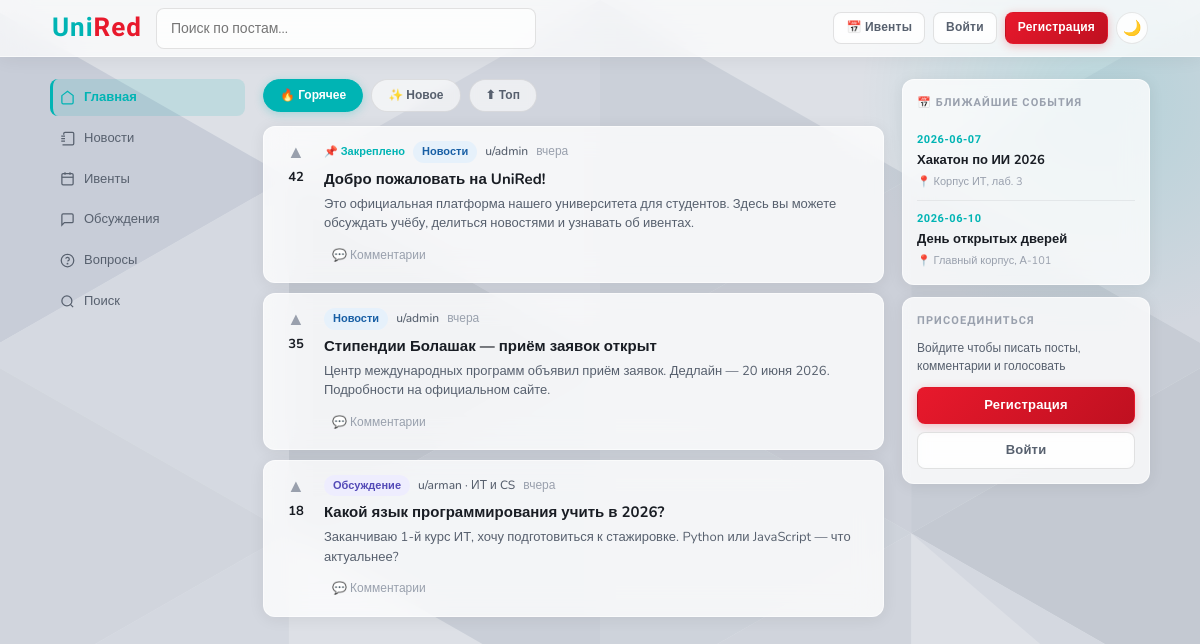
The page / on the database its author committed.
### tables this page shows
CREATE TABLE posts (
            id INTEGER PRIMARY KEY AUTOINCREMENT,
            user_id INTEGER NOT NULL,
            title TEXT NOT NULL,
            body TEXT NOT NULL,
            tag TEXT DEFAULT 'discuss',
            votes INTEGER DEFAULT 0,
            pinned INTEGER DEFAULT 0,
            created_at TEXT DEFAULT (datetime('now')),
            FOREIGN KEY (user_id) REFERENCES users(id)
        );

CREATE TABLE users (
            id INTEGER PRIMARY KEY AUTOINCREMENT,
            username TEXT UNIQUE NOT NULL,
            email TEXT UNIQUE NOT NULL,
            password TEXT NOT NULL,
            faculty TEXT DEFAULT '',
            role TEXT DEFAULT 'student',
            created_at TEXT DEFAULT (datetime('now'))
        , bio TEXT DEFAULT '');

CREATE TABLE events (
            id INTEGER PRIMARY KEY AUTOINCREMENT,
            user_id INTEGER NOT NULL,
            title TEXT NOT NULL,
            description TEXT NOT NULL,
            location TEXT DEFAULT '',
            event_date TEXT NOT NULL,
            created_at TEXT DEFAULT (datetime('now')),
            FOREIGN KEY (user_id) REFERENCES users(id)
        );

### app.py (the view)
@app.route('/')
def index():
    conn = get_db()
    tag = request.args.get('tag', '')
    sort = request.args.get('sort', 'hot')
    q = request.args.get('q', '')
    sql = '''SELECT p.*, u.username, u.faculty FROM posts p
             JOIN users u ON p.user_id = u.id WHERE 1=1'''
    params = []
    if tag: sql += ' AND p.tag=?'; params.append(tag)
    if q: sql += ' AND (p.title LIKE ? OR p.body LIKE ?)'; params += [f'%{q}%', f'%{q}%']
    if sort == 'new': sql += ' ORDER BY p.created_at DESC'
    elif sort == 'top': sql += ' ORDER BY p.votes DESC'
    else: sql += ' ORDER BY p.pinned DESC, p.votes DESC, p.created_at DESC'
    posts = conn.execute(sql, params).fetchall()
    events = conn.execute("SELECT * FROM events ORDER BY event_date ASC LIMIT 4").fetchall()
    conn.close()
    user = current_user()
    return render_template('index.html', posts=posts, events=events, user=user,
                           tag=tag, sort=sort, q=q)

### app.py (called while the page is built)
def get_db():
    conn = sqlite3.connect(DB)
    conn.row_factory = sqlite3.Row
    return conn

def current_user():
    if 'user_id' in session:
        conn = get_db()
        user = conn.execute('SELECT * FROM users WHERE id=?', (session['user_id'],)).fetchone()
        conn.close()
        return user
    return None

def time_ago(dt_str):
    try:
        dt = datetime.strptime(dt_str, '%Y-%m-%d %H:%M:%S')
        diff = datetime.now() - dt
        if diff.seconds < 60: return 'только что'
        if diff.seconds < 3600: return f'{diff.seconds//60} мин назад'
        if diff.days == 0: return f'{diff.seconds//3600} ч назад'
        if diff.days == 1: return 'вчера'
        return f'{diff.days} дн назад'
    except:
        return dt_str

### templates/index.html (shortened to what this page needs)
{% extends "base.html" %}
{% block content %}
<div class="layout">
  <div class="sidebar-left">
    <div class="sidebar">
      <a href="/" class="nav-item {% if not tag %}active{% endif %}">
        <svg viewBox="0 0 24 24" fill="none" stroke="currentColor" stroke-width="2"><path d="M3 9l9-7 9 7v11a2 2 0 01-2 2H5a2 2 0 01-2-2z"/></svg>
        Главная
      </a>
      <a href="/?tag=news" class="nav-item {% if tag=='news' %}active{% endif %}">
        <svg viewBox="0 0 24 24" fill="none" stroke="currentColor" stroke-width="2"><path d="M4 22h16a2 2 0 002-2V4a2 2 0 00-2-2H8a2 2 0 00-2 2v2"/><path d="M2 8h6M2 12h6M2 16h6"/></svg>
        Новости
      </a>
      <a href="/events" class="nav-item">
        <svg viewBox="0 0 24 24" fill="none" stroke="currentColor" stroke-width="2"><rect x="3" y="4" width="18" height="18" rx="2"/><line x1="16" y1="2" x2="16" y2="6"/><line x1="8" y1="2" x2="8" y2="6"/><line x1="3" y1="10" x2="21" y2="10"/></svg>
        Ивенты
      </a>
      <a href="/?tag=discuss" class="nav-item {% if tag=='discuss' %}active{% endif %}">
        <svg viewBox="0 0 24 24" fill="none" stroke="currentColor" stroke-width="2"><path d="M21 15a2 2 0 01-2 2H7l-4 4V5a2 2 0 012-2h14a2 2 0 012 2z"/></svg>
        Обсуждения
      </a>
      <a href="/?tag=help" class="nav-item {% if tag=='help' %}active{% endif %}">
        <svg viewBox="0 0 24 24" fill="none" stroke="currentColor" stroke-width="2"><circle cx="12" cy="12" r="10"/><path d="M9.09 9a3 3 0 015.83 1c0 2-3 3-3 3"/><line x1="12" y1="17" x2="12.01" y2="17" stroke-width="3" stroke-linecap="round"/></svg>
        Вопросы
      </a>
      <a href="/search" class="nav-item">
        <svg viewBox="0 0 24 24" fill="none" stroke="currentColor" stroke-width="2"><circle cx="11" cy="11" r="8"/><line x1="21" y1="21" x2="16.65" y2="16.65"/></svg>
        Поиск
      </a>
    </div>
  </div>
  <div>
    <div class="feed-topbar">
      <a href="/?sort=hot{% if tag %}&tag={{tag}}{% endif %}" class="filter-pill {% if sort=='hot' %}active{% endif %}">🔥 Горячее</a>
      <a href="/?sort=new{% if tag %}&tag={{tag}}{% endif %}" class="filter-pill {% if sort=='new' %}active{% endif %}">✨ Новое</a>
      <a href="/?sort=top{% if tag %}&tag={{tag}}{% endif %}" class="filter-pill {% if sort=='top' %}active{% endif %}">⬆ Топ</a>
    </div>
    {% for post in posts %}
    <div class="post-card" id="post-{{ post.id }}">
      <div class="vote-col">
        <button class="vote-btn" data-id="{{ post.id }}" onclick="vote({{ post.id }}, this)" title="Голосовать">▲</button>
        <span class="vote-count" id="votes-{{ post.id }}">{{ post.votes }}</span>
      </div>
      <div class="post-body-wrap">
        <div class="post-meta">
          {% if post.pinned %}<span class="pinned-mark">📌 Закреплено</span>{% endif %}
          <span class="tag-badge tag-{{ post.tag }}">
            {% if post.tag=='news' %}Новости
            {% elif post.tag=='event' %}Ивент
            {% elif post.tag=='discuss' %}Обсуждение
            {% elif post.tag=='help' %}Вопрос
            {% elif post.tag=='admin' %}Объявление
            {% else %}{{ post.tag }}{% endif %}
          </span>
          <span class="post-author">u/{{ post.username }}{% if post.faculty %} · {{ post.faculty }}{% endif %}</span>
          <span class="post-time">{{ time_ago(post.created_at) }}</span>
        </div>
        <div class="post-title"><a href="/post/{{ post.id }}">{{ post.title }}</a></div>
        <div class="post-excerpt">{{ post.body }}</div>
        <div class="post-actions">
          <a href="/post/{{ post.id }}" class="action-link">💬 Комментарии</a>
        </div>
      </div>
    </div>
    {% else %}
    <div class="empty">
      <p style="font-size:36px;margin-bottom:12px">📭</p>
      <p>Постов пока нет</p>
      {% if user %}<a href="/post/new" class="btn btn-teal" style="margin-top:14px">Создать первый пост</a>{% endif %}
    </div>
    {% endfor %}
  </div>
  <div class="sidebar-right">
    <div class="sidebar-card">
      <div class="sidebar-card-title">📅 Ближайшие события</div>
      {% for e in events %}
      <div class="event-item">
        <div class="event-date">{{ e.event_date[:10] }}</div>
        <div class="event-title"><a href="/events">{{ e.title }}</a></div>
        {% if e.location %}<div class="event-loc">📍 {{ e.location }}</div>{% endif %}
      </div>
      {% else %}
      <p style="font-size:12px;color:var(--hint)">Нет предстоящих событий</p>
      {% endfor %}
    </div>
    {% if not user %}
    <div class="sidebar-card">
      <div class="sidebar-card-title">Присоединиться</div>
      <p style="font-size:12px;color:var(--muted);margin-bottom:12px;line-height:1.5">Войдите чтобы писать посты, комментарии и голосовать</p>
      <a href="/register" class="btn btn-primary" style="width:100%;justify-content:center;margin-bottom:8px">Регистрация</a>
      <a href="/login" class="btn btn-outline" style="width:100%;justify-content:center">Войти</a>
    </div>
    {% endif %}
  </div>
</div>
{% endblock %}

### rows shown on the page
posts: votes "42", pinned "📌 Закреплено", tag "Новости", username "admin", created_at "вчера", title "Добро пожаловать на UniRed!", body "Это официальная платформа нашего университета для студентов. Здесь вы можете обсуждать учёбу, делиться новостями и узнавать об ивентах."
posts: votes "35", tag "Новости", username "admin", created_at "вчера", title "Стипендии Болашак — приём заявок открыт", body "Центр международных программ объявил приём заявок. Дедлайн — 20 июня 2026. Подробности на официальном сайте."
posts: votes "18", tag "Обсуждение", username "arman", faculty "ИТ и CS", created_at "вчера", title "Какой язык программирования учить в 2026?", body "Заканчиваю 1-й курс ИТ, хочу подготовиться к стажировке. Python или JavaScript — что актуальнее?"
events: event_date "2026-06-07", title "Хакатон по ИИ 2026", location "Корпус ИТ, лаб. 3"
events: event_date "2026-06-10", title "День открытых дверей", location "Главный корпус, А-101"
